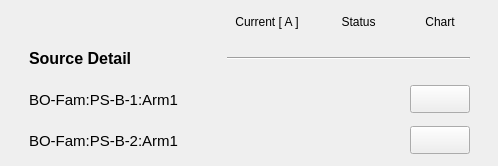
     <widget class="QWidget" name="scrollAreaWidgetContents_4">
      <property name="geometry">
       <rect>
        <x>0</x>
        <y>0</y>
        <width>498</width>
        <height>166</height>
       </rect>
      </property>
      <widget class="QWidget" name="layoutWidget">
       <property name="geometry">
        <rect>
         <x>9</x>
         <y>8</y>
         <width>481</width>
         <height>150</height>
        </rect>
       </property>
       <layout class="QGridLayout" name="gridLayout">
        <item row="1" column="1" colspan="3">
         <widget class="Line" name="line_5">
          <property name="sizeIncrement">
           <size>
            <width>0</width>
            <height>0</height>
           </size>
          </property>
          <property name="baseSize">
           <size>
            <width>0</width>
            <height>0</height>
           </size>
          </property>
          <property name="autoFillBackground">
           <bool>false</bool>
          </property>
          <property name="frameShadow">
           <enum>QFrame::Sunken</enum>
          </property>
          <property name="lineWidth">
           <number>1</number>
          </property>
          <property name="midLineWidth">
           <number>0</number>
          </property>
          <property name="orientation">
           <enum>Qt::Horizontal</enum>
          </property>
         </widget>
        </item>
        <item row="3" column="1">
         <widget class="PyDMLabel" name="PyDMLabel_73">
          <property name="enabled">
           <bool>true</bool>
          </property>
          <property name="minimumSize">
           <size>
            <width>80</width>
            <height>30</height>
           </size>
          </property>
          <property name="maximumSize">
           <size>
            <width>80</width>
            <height>30</height>
           </size>
          </property>
          <property name="toolTip">
           <string/>
          </property>
          <property name="accessibleDescription">
           <string/>
          </property>
          <property name="layoutDirection">
           <enum>Qt::LeftToRight</enum>
          </property>
          <property name="autoFillBackground">
           <bool>false</bool>
          </property>
          <property name="styleSheet">
           <string notr="true"/>
          </property>
          <property name="frameShape">
           <enum>QFrame::NoFrame</enum>
          </property>
          <property name="frameShadow">
           <enum>QFrame::Sunken</enum>
          </property>
          <property name="alignment">
           <set>Qt::AlignRight|Qt::AlignTrailing|Qt::AlignVCenter</set>
          </property>
          <property name="precision" stdset="0">
           <number>2</number>
          </property>
          <property name="precisionFromPV" stdset="0">
           <bool>false</bool>
          </property>
          <property name="channel" stdset="0">
           <string>BO-Fam:PS-B-2:Arm1Current-Mon</string>
          </property>
         </widget>
        </item>
        <item row="2" column="2">
         <widget class="QLed" name="led_bob1">
          <property name="sizePolicy">
           <sizepolicy hsizetype="Maximum" vsizetype="Maximum">
            <horstretch>0</horstretch>
            <verstretch>0</verstretch>
           </sizepolicy>
          </property>
          <property name="minimumSize">
           <size>
            <width>51</width>
            <height>35</height>
           </size>
          </property>
          <property name="maximumSize">
           <size>
            <width>51</width>
            <height>35</height>
           </size>
          </property>
          <property name="toolTip">
           <string/>
          </property>
          <property name="state">
           <bool>false</bool>
          </property>
          <property name="onColor">
           <color>
            <red>0</red>
            <green>140</green>
            <blue>0</blue>
           </color>
          </property>
          <property name="shape">
           <enum>QLed::Circle</enum>
          </property>
         </widget>
        </item>
        <item row="1" column="0">
         <widget class="PyDMLabel" name="PyDMLabel_59">
          <property name="minimumSize">
           <size>
            <width>172</width>
            <height>35</height>
           </size>
          </property>
          <property name="maximumSize">
           <size>
            <width>172</width>
            <height>16777215</height>
           </size>
          </property>
          <property name="font">
           <font>
            <pointsize>12</pointsize>
            <weight>75</weight>
            <bold>true</bold>
           </font>
          </property>
          <property name="toolTip">
           <string/>
          </property>
          <property name="text">
           <string>Source Detail</string>
          </property>
         </widget>
        </item>
        <item row="3" column="2">
         <widget class="QLed" name="led_bob2">
          <property name="sizePolicy">
           <sizepolicy hsizetype="Maximum" vsizetype="Maximum">
            <horstretch>0</horstretch>
            <verstretch>0</verstretch>
           </sizepolicy>
          </property>
          <property name="minimumSize">
           <size>
            <width>51</width>
            <height>35</height>
           </size>
          </property>
          <property name="maximumSize">
           <size>
            <width>51</width>
            <height>35</height>
           </size>
          </property>
          <property name="toolTip">
           <string/>
          </property>
          <property name="state">
           <bool>false</bool>
          </property>
          <property name="onColor">
           <color>
            <red>0</red>
            <green>140</green>
            <blue>0</blue>
           </color>
          </property>
          <property name="shape">
           <enum>QLed::Circle</enum>
          </property>
         </widget>
        </item>
        <item row="0" column="3">
         <widget class="PyDMLabel" name="PyDMLabel_54">
          <property name="toolTip">
           <string/>
          </property>
          <property name="text">
           <string>Chart</string>
          </property>
          <property name="alignment">
           <set>Qt::AlignCenter</set>
          </property>
         </widget>
        </item>
        <item row="3" column="3">
         <widget class="PyDMPushButton" name="PyDMPushButton_12">
          <property name="minimumSize">
           <size>
            <width>60</width>
            <height>28</height>
           </size>
          </property>
          <property name="maximumSize">
           <size>
            <width>60</width>
            <height>28</height>
           </size>
          </property>
          <property name="toolTip">
           <string/>
          </property>
         </widget>
        </item>
        <item row="0" column="1">
         <widget class="PyDMLabel" name="PyDMLabel_42">
          <property name="toolTip">
           <string/>
          </property>
          <property name="text">
           <string>Current [ A ]</string>
          </property>
          <property name="alignment">
           <set>Qt::AlignCenter</set>
          </property>
         </widget>
        </item>
        <item row="0" column="2">
         <widget class="PyDMLabel" name="PyDMLabel_43">
          <property name="toolTip">
           <string/>
          </property>
          <property name="text">
           <string>Status</string>
          </property>
          <property name="alignment">
           <set>Qt::AlignCenter</set>
          </property>
         </widget>
        </item>
        <item row="2" column="3">
         <widget class="PyDMPushButton" name="PyDMPushButton_11">
          <property name="minimumSize">
           <size>
            <width>60</width>
            <height>28</height>
           </size>
          </property>
          <property name="maximumSize">
           <size>
            <width>60</width>
            <height>28</height>
           </size>
          </property>
          <property name="toolTip">
           <string/>
          </property>
         </widget>
        </item>
        <item row="3" column="0">
         <widget class="PyDMLabel" name="PyDMLabel_46">
          <property name="minimumSize">
           <size>
            <width>172</width>
            <height>0</height>
           </size>
          </property>
          <property name="maximumSize">
           <size>
            <width>172</width>
            <height>16777215</height>
           </size>
          </property>
          <property name="font">
           <font>
            <pointsize>11</pointsize>
           </font>
          </property>
          <property name="toolTip">
           <string/>
          </property>
          <property name="text">
           <string>BO-Fam:PS-B-2:Arm1</string>
          </property>
         </widget>
        </item>
        <item row="2" column="0">
         <widget class="PyDMLabel" name="PyDMLabel_71">
          <property name="minimumSize">
           <size>
            <width>172</width>
            <height>35</height>
           </size>
          </property>
          <property name="maximumSize">
           <size>
            <width>172</width>
            <height>16777215</height>
           </size>
          </property>
          <property name="font">
           <font>
            <pointsize>11</pointsize>
           </font>
          </property>
          <property name="toolTip">
           <string/>
          </property>
          <property name="text">
           <string>BO-Fam:PS-B-1:Arm1</string>
          </property>
         </widget>
        </item>
        <item row="2" column="1">
         <widget class="PyDMLabel" name="PyDMLabel_44">
          <property name="enabled">
           <bool>true</bool>
          </property>
          <property name="minimumSize">
           <size>
            <width>80</width>
            <height>30</height>
           </size>
          </property>
          <property name="maximumSize">
           <size>
            <width>80</width>
            <height>30</height>
           </size>
          </property>
          <property name="toolTip">
           <string/>
          </property>
          <property name="accessibleDescription">
           <string/>
          </property>
          <property name="layoutDirection">
           <enum>Qt::LeftToRight</enum>
          </property>
          <property name="autoFillBackground">
           <bool>false</bool>
          </property>
          <property name="styleSheet">
           <string notr="true"/>
          </property>
          <property name="frameShape">
           <enum>QFrame::NoFrame</enum>
          </property>
          <property name="frameShadow">
           <enum>QFrame::Sunken</enum>
          </property>
          <property name="alignment">
           <set>Qt::AlignRight|Qt::AlignTrailing|Qt::AlignVCenter</set>
          </property>
          <property name="precision" stdset="0">
           <number>2</number>
          </property>
          <property name="precisionFromPV" stdset="0">
           <bool>false</bool>
          </property>
          <property name="channel" stdset="0">
           <string>BO-Fam:PS-B-1:Arm1Current-Mon</string>
          </property>
         </widget>
        </item>
       </layout>
      </widget>
     </widget>
